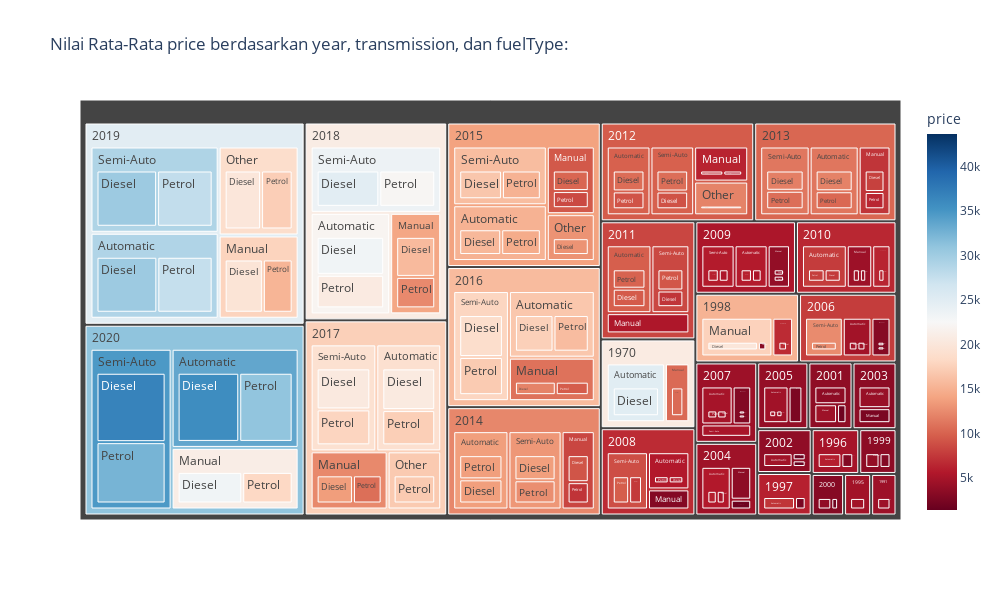

Notebook code for this chart:
### Code cell
fig = px.treemap(df_treemap,
                 path=['year','transmission','fuelType'], 
                 values = 'price', 
                 color = 'price',
                 color_continuous_scale='RdBu',
                 color_continuous_midpoint=np.average(df['price'], weights=df['price']),
                 width=1000,
                 height=600,
                 title = "Nilai Rata-Rata price berdasarkan year, transmission, dan fuelType:"
                 )
fig.show()

### Figure 1 — Plotly figure (JSON) as saved in the notebook; plotly's stock layout.template omitted (floating-point values rounded to 4 significant figures; data arrays with more than 128 entries replaced by an {"elided": "..."} marker saying what was removed)
{"data": [{"branchvalues": "total", "customdata": {"elided": "232x1 float values"}, "domain": {"x": [0, 1], "y": [0, 1]}, "hovertemplate": "labels=%{label}<br>price_sum=%{value}<br>parent=%{parent}<br>id=%{id}<br>price=%{color}<extra></extra>", "ids": {"elided": "232 str values"}, "labels": {"elided": "232 str values"}, "marker": {"coloraxis": "coloraxis", "colors": {"elided": "232 float values"}}, "name": "", "parents": {"elided": "232 str values"}, "type": "treemap", "values": {"elided": "232 float values"}}], "layout": {"coloraxis": {"cmid": 22540.0, "colorbar": {"title": {"text": "price"}}, "colorscale": [[0, "rgb(103,0,31)"], [0.1, "rgb(178,24,43)"], [0.2, "rgb(214,96,77)"], [0.3, "rgb(244,165,130)"], [0.4, "rgb(253,219,199)"], [0.5, "rgb(247,247,247)"], [0.6, "rgb(209,229,240)"], [0.7, "rgb(146,197,222)"], [0.8, "rgb(67,147,195)"], [0.9, "rgb(33,102,172)"], [1, "rgb(5,48,97)"]]}, "height": 600, "legend": {"tracegroupgap": 0}, "title": {"text": "Nilai Rata-Rata price berdasarkan year, transmission, dan fuelType:"}, "width": 1000}}
